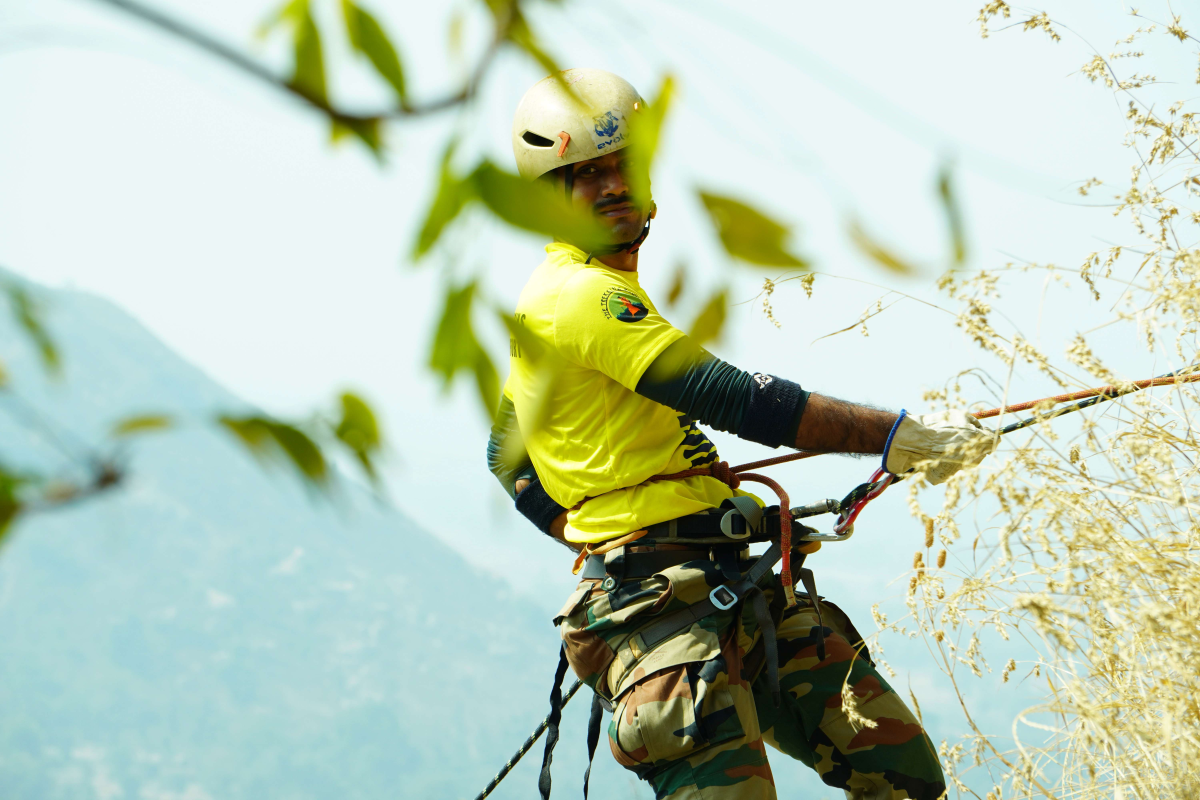
#> input picture src/images/me.jpg, 6000 x 4000 px (shown at 1/5 size)
$ python thumbnail_generator.py src/images/me.jpg
#> lines starting #> are read from the running program, lines starting #| are printed output that depends on the picture
#!/usr/bin/env python3
"""
Simple thumbnail generator.

Usage examples:
  python thumbnail_generator.py image.jpg
  python thumbnail_generator.py ./images --output ./thumbs --size 320x240
"""

from __future__ import annotations

import argparse
from pathlib import Path
from typing import Iterable, Tuple

from PIL import Image, UnidentifiedImageError


SUPPORTED_EXTENSIONS = {".jpg", ".jpeg", ".png", ".webp", ".bmp", ".tiff", ".gif"}


def parse_size(value: str) -> Tuple[int, int]:
    """Parse SIZE string like '300x300' into width/height."""
    if "x" not in value.lower():
        raise argparse.ArgumentTypeError("Size must be in WIDTHxHEIGHT format, e.g. 300x300")

    width_text, height_text = value.lower().split("x", 1)
    try:
        width = int(width_text)
        height = int(height_text)
    except ValueError as exc:
        raise argparse.ArgumentTypeError("Width and height must be integers") from exc

    if width <= 0 or height <= 0:
        raise argparse.ArgumentTypeError("Width and height must be greater than 0")

    return width, height


def iter_image_files(path: Path, recursive: bool) -> Iterable[Path]:
    """Yield image files from a file or directory path."""
    if path.is_file():
        if path.suffix.lower() in SUPPORTED_EXTENSIONS:
            yield path
        return

    if not path.is_dir():
        return

    pattern = "**/*" if recursive else "*"
    for item in path.glob(pattern):
        if item.is_file() and item.suffix.lower() in SUPPORTED_EXTENSIONS:
            yield item


def make_thumbnail(
    source_path: Path,
    output_path: Path,
    size: Tuple[int, int],
    quality: int,
) -> None:
    """Create and save one thumbnail from source_path to output_path."""
#> called with size = (300, 300), quality = 85
    output_path.parent.mkdir(parents=True, exist_ok=True)
    with Image.open(source_path) as img:
#> img is the input picture: PIL image 6000x4000 RGB; mean R, G, B 186.7, 202.9, 181.6
        img.thumbnail(size, Image.Resampling.LANCZOS)
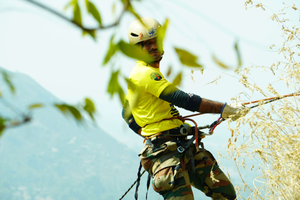
#> img: PIL image 300x200 RGB; mean R, G, B 186.7, 202.9, 181.6

        save_kwargs = {}
        if output_path.suffix.lower() in {".jpg", ".jpeg", ".webp"}:
            save_kwargs["quality"] = quality
            # Better web compatibility for JPEG output.
            if output_path.suffix.lower() in {".jpg", ".jpeg"} and img.mode in {"RGBA", "P"}:
                img = img.convert("RGB")

        img.save(output_path, **save_kwargs)


def build_output_path(
    source: Path,
    input_root: Path,
    output_root: Path,
    output_format: str | None,
) -> Path:
    """Map source image path to output thumbnail path."""
    rel = source.name if input_root.is_file() else source.relative_to(input_root)
    output_path = output_root / rel
    if output_format:
        output_path = output_path.with_suffix(f".{output_format.lower()}")
    return output_path


def main() -> int:
    parser = argparse.ArgumentParser(description="Generate thumbnails from image files.")
    parser.add_argument(
        "input",
        type=Path,
        help="Input image file or directory",
    )
    parser.add_argument(
        "-o",
        "--output",
        type=Path,
        default=Path("thumbnails"),
        help="Output directory (default: ./thumbnails)",
    )
    parser.add_argument(
        "-s",
        "--size",
        type=parse_size,
        default=(300, 300),
        help="Max thumbnail size in WIDTHxHEIGHT format (default: 300x300)",
    )
    parser.add_argument(
        "-q",
        "--quality",
        type=int,
        default=85,
        help="Output quality for JPEG/WEBP (1-100, default: 85)",
    )
    parser.add_argument(
        "-r",
        "--recursive",
        action="store_true",
        help="Recursively scan directories",
    )
    parser.add_argument(
        "-f",
        "--format",
        choices=["jpg", "jpeg", "png", "webp"],
        default=None,
        help="Force output format (default: keep original extension)",
    )

    args = parser.parse_args()

    if not args.input.exists():
        print(f"Error: input path does not exist: {args.input}")
        return 1

    if not (1 <= args.quality <= 100):
        print("Error: quality must be between 1 and 100")
        return 1

    files = list(iter_image_files(args.input, args.recursive))
    if not files:
        print("No supported images found.")
        return 0

    created = 0
    skipped = 0
    for src in files:
        dst = build_output_path(src, args.input, args.output, args.format)
        try:
            make_thumbnail(src, dst, args.size, args.quality)
            print(f"Created: {dst}")
            created += 1
        except (UnidentifiedImageError, OSError) as exc:
            print(f"Skipped: {src} ({exc})")
            skipped += 1

    print(f"\nDone. Created {created} thumbnail(s), skipped {skipped}.")
    return 0


if __name__ == "__main__":
    raise SystemExit(main())
#> (the program exits here)
